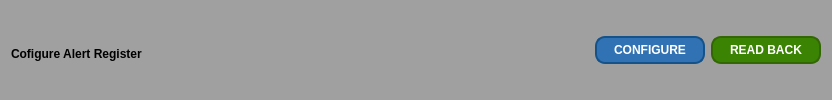
     <widget class="QFrame" name="frame">
      <property name="styleSheet">
       <string notr="true">QFrame {
    background-color: #a0a0a0; /* 设置背景颜色为灰色 */
    border-radius: 10px; /* 设置边框圆角的半径为10px */
}
</string>
      </property>
      <property name="frameShape">
       <enum>QFrame::Box</enum>
      </property>
      <property name="frameShadow">
       <enum>QFrame::Raised</enum>
      </property>
      <layout class="QHBoxLayout" name="horizontalLayout">
       <property name="topMargin">
        <number>0</number>
       </property>
       <property name="bottomMargin">
        <number>0</number>
       </property>
       <item>
        <widget class="QLabel" name="label_21">
         <property name="sizePolicy">
          <sizepolicy hsizetype="Preferred" vsizetype="Minimum">
           <horstretch>0</horstretch>
           <verstretch>0</verstretch>
          </sizepolicy>
         </property>
         <property name="minimumSize">
          <size>
           <width>0</width>
           <height>20</height>
          </size>
         </property>
         <property name="maximumSize">
          <size>
           <width>16777215</width>
           <height>23</height>
          </size>
         </property>
         <property name="styleSheet">
          <string notr="true">font: 12pt &quot;Calibri&quot;;
font-weight: 600; /* 设置字体粗细为600 */</string>
         </property>
         <property name="text">
          <string>Cofigure Alert Register</string>
         </property>
         <property name="alignment">
          <set>Qt::AlignBottom|Qt::AlignLeading|Qt::AlignLeft</set>
         </property>
        </widget>
       </item>
       <item>
        <spacer name="horizontalSpacer">
         <property name="orientation">
          <enum>Qt::Horizontal</enum>
         </property>
         <property name="sizeHint" stdset="0">
          <size>
           <width>447</width>
           <height>20</height>
          </size>
         </property>
        </spacer>
       </item>
       <item>
        <widget class="QPushButton" name="pushButton_48">
         <property name="minimumSize">
          <size>
           <width>110</width>
           <height>0</height>
          </size>
         </property>
         <property name="maximumSize">
          <size>
           <width>16777215</width>
           <height>16777215</height>
          </size>
         </property>
         <property name="styleSheet">
          <string notr="true">QPushButton {
    background-color: #3072B3; /* 按钮背景颜色 */
    color: white; /* 文字颜色 */
    border-style: solid; /* 边框样式 */
    border-width: 2px; /* 边框宽度 */
    border-radius: 10px; /* 边框圆角半径 */
    border-color: #145289; /* 边框颜色 */
    padding: 5px; /* 内边距 */
	font: 9pt &quot;Calibri&quot;; /* 字体 */
    font-weight: 600; /* 字体粗细 */
}

QPushButton:hover {
    background-color: #5591D2; /* 悬停时的背景颜色 */
}

QPushButton:pressed {
    background-color: #1E5A97; /* 按下时的背景颜色 */
}
</string>
         </property>
         <property name="text">
          <string>CONFIGURE</string>
         </property>
        </widget>
       </item>
       <item>
        <widget class="QPushButton" name="pushButton_50">
         <property name="minimumSize">
          <size>
           <width>110</width>
           <height>0</height>
          </size>
         </property>
         <property name="maximumSize">
          <size>
           <width>16777215</width>
           <height>16777215</height>
          </size>
         </property>
         <property name="styleSheet">
          <string notr="true">QPushButton {
    background-color: #3b8303; /* 按钮背景颜色 */
    color: white; /* 文字颜色 */
    border-style: solid; /* 边框样式 */
    border-width: 2px; /* 边框宽度 */
    border-radius: 10px; /* 边框圆角半径 */
    border-color: #326703; /* 边框颜色 */
    padding: 5px; /* 内边距 */
	font: 9pt &quot;Calibri&quot;; /* 字体 */
    font-weight: 600; /* 字体粗细 */
}

QPushButton:hover {
    background-color: #459403; /* 悬停时的背景颜色 */
}

QPushButton:pressed {
    background-color: #397303; /* 按下时的背景颜色 */
}
</string>
         </property>
         <property name="text">
          <string>READ BACK</string>
         </property>
        </widget>
       </item>
      </layout>
     </widget>
